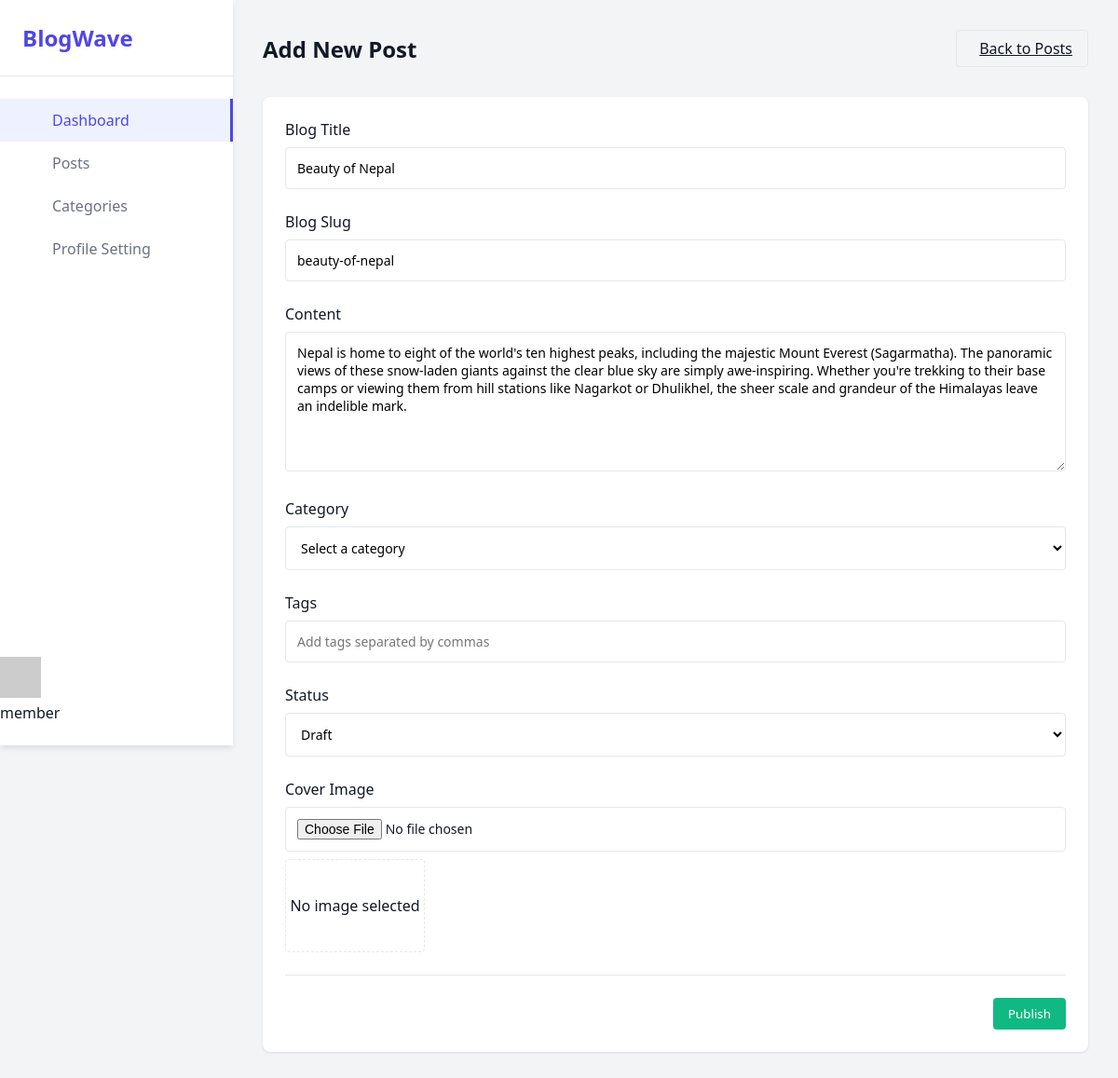
Before: /adminpanel/edit-post/16 with the older database file.
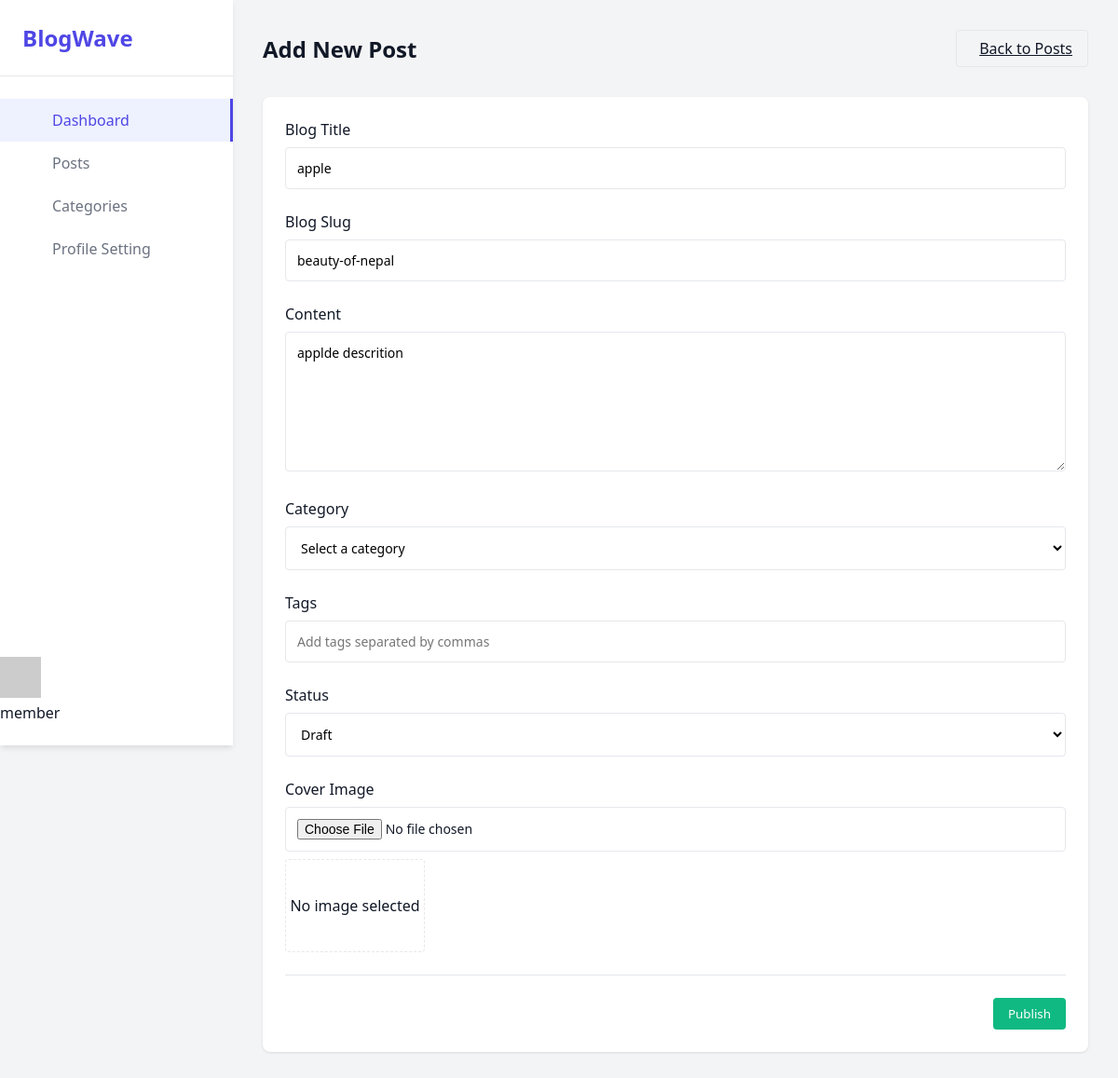
After: the same page with the newer database file.
### blogs/models.py (models this page shows, shortened)
class Blogs(models.Model):
    STATUS_CHOICES = (
        ('draft', 'Draft'),
        ('published', 'Published'),
        ('pending', 'Pending'),
        ('archived', 'Archived'),
    )
    status = models.CharField(max_length=10, choices=STATUS_CHOICES, default='draft')
    title = models.CharField(max_length=200)
    slug = models.SlugField(unique=True)
    content = models.TextField(blank=True,null=True)
    cover_image = models.ImageField(upload_to='covers/', blank=True, null=True)
    author = models.ForeignKey(CustomUser, on_delete=models.CASCADE,related_name='posts')
    status = models.CharField(max_length=10, choices=STATUS_CHOICES, default='draft')
    tags = TaggableManager()
    created_at = models.DateTimeField(auto_now_add=True)  # Automatically set on creation
    updated_at = models.DateTimeField(auto_now=True)      # Automatically set on update
    category = models.ForeignKey(Category, on_delete=models.SET_NULL, null=True, blank=True, related_name='blogs')

### adminpanel/views.py (the view)
# urls.py: path('edit-post/<int:id>', views.post_edit, name='post_edit'),
def post_edit(request,id):
    blog_id = id
    print("blog_id",blog_id)
    blog_object = Blogs.objects.get(id = blog_id)
    if request.method == "POST":
        print(request.POST)
        blog_object.title = request.POST["title"]
        blog_object.slug = request.POST["slug"]
        blog_object.content = request.POST["content"]
        blog_object.category = Category.objects.get(id=request.POST["category"])
        blog_object.tags = request.POST["tags"]
        blog_object.status = request.POST["status"]
        blog_object.cover_image = request.FILES["cover_image"]
        blog_object.save()
        return HttpResponse("blog updated success")
    else:
        context = {
            "blog":blog_object,
            "categories":Category.objects.all()
        }
        return render (request,"post_edit.html",context)

### adminpanel/templates/post_edit.html (shortened to what this page needs)
{% extends "master.html" %}
    {% block body %}
    <main class="main-content">
        <header class="header">
            <h1 class="page-title">Add New Post</h1>
            <a href="{% url 'add_post' %}" class="btn btn-outline">
                 Back to Posts
            </a>
        </header>
        <div class="post-form-container">
            <form method="post" action="{% url 'post_edit' blog.id %}" enctype="multipart/form-data">
                <div class="form-group">
                    <label for="postTitle">Blog Title</label>
                    <input type="text" id="postTitle" name="title" class="form-control" value="{{blog.title}}" placeholder="Enter post title" required>
                </div>
                <div class="form-group">
                    <label for="postSlug">Blog Slug</label>
                    <input type="text" id="postSlug" name="slug"  value="{{blog.slug}}" class="form-control" placeholder="post-url-slug" required>
                </div>
                <div class="form-group">
                    <label for="postContent">Content</label>
                    <textarea id="postContent" name="content" class="form-control" placeholder="Write your post content here..." required>{{blog.content}}</textarea>
                </div>
                <div class="form-group">
                    <label for="postCategory">Category</label>
                    <select id="postCategory" name="category" class="form-select" required>
                        <option value="">Select a category</option>
                    </select>
                </div>
                <div class="form-group">
                    <label for="postTags">Tags</label>
                    <input type="text" id="postTags" name="tags" class="form-control" placeholder="Add tags separated by commas">
                </div>
                <div class="form-group">
                    <label for="postStatus">Status</label>
                    <select id="postStatus" name="status" class="form-select">
                        <option value="draft">Draft</option>
                    </select>
                </div>
                <div class="form-group">
                    <label for="postThumbnail">Cover Image</label>
                    <input type="file" name="cover_image" id="postThumbnail" name="thumbnail" class="form-control" accept="image/*">
                    <div class="thumbnail-preview" id="thumbnailPreview">
                        <span>No image selected</span>
                    </div>
                </div>
                <div class="form-footer">
                    <button type="submit" class="btn btn-success">Publish</button>
                </div>
            </form>
        </div>
    </main>
{% endblock %}

Changed rows visible on the page:
changed Blogs "beauty-of-nepal": title "Beauty of Nepal" → "apple"; content "Nepal is home to eight of the world's ten highest peaks, including the majestic Mount Everest (Sagarmatha). The panoramic views of these snow-laden giants against the clear blue sky are simply awe-inspiring. Whether you're trekking to their base camps or viewing them from hill stations like Nagarkot or Dhulikhel, the sheer scale and grandeur of the Himalayas leave an indelible mark." → "applde descrition"
